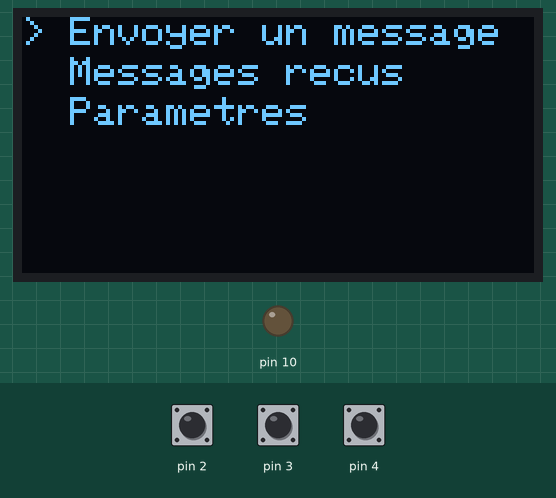
Simulated run of this program. Board: Arduino Nano, built with avr-gcc and run on an emulated ATmega328P. Parts: 128×64 one-colour display, output pins drawn as LEDs (lit = HIGH). Inputs (shaded band) come from the test bench; at power-on: pin 2 HIGH, pin 3 HIGH, pin 4 HIGH. No radio packets arrive unless stated.

Above: at 1.7 s.
1.8 s: pin 2 pulled LOW for 0.15 s
At 2.5 s:
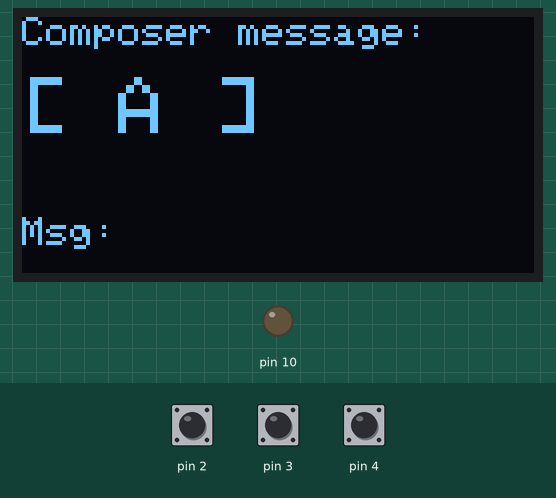
3.4 s: pin 3 pulled LOW for 0.15 s
At 4.3 s:
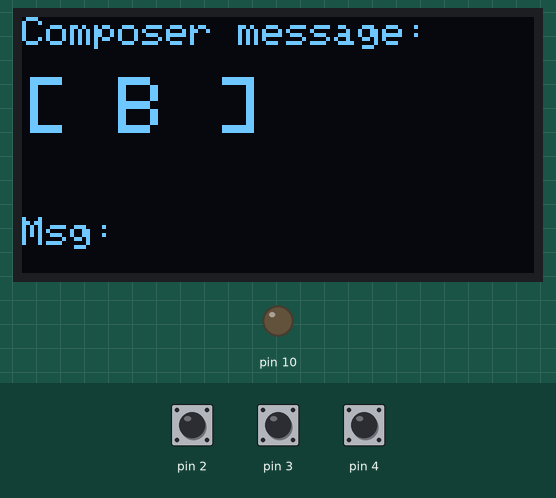
5.0 s: pin 3 pulled LOW for 1 s
At 5.8 s:
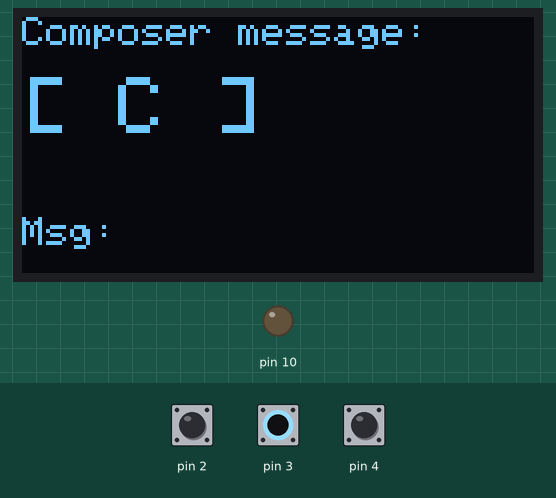
7.5 s: pin 2 pulled LOW for 1 s
10.0 s: pin 2 pulled LOW for 0.15 s
At 11.1 s:
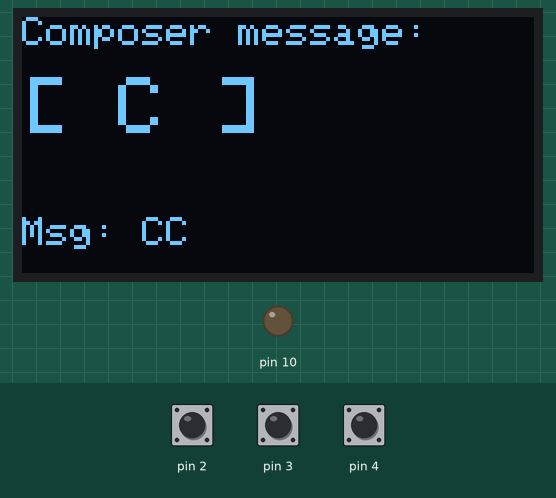
11.6 s: pin 3 pulsed LOW 5 times (0.12 s each, 0.3 s apart)
At 13.2 s:
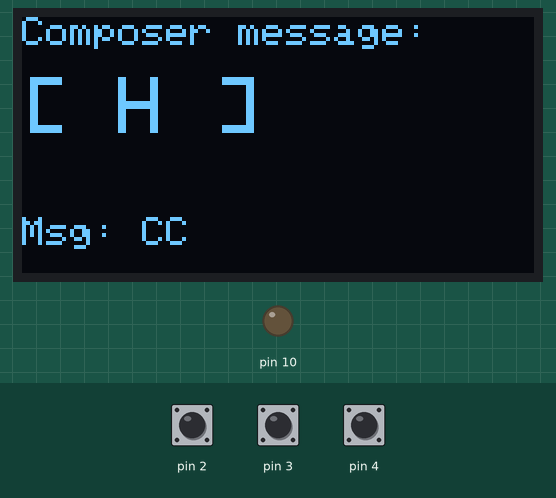
Timing chart, 0 to 14.7 s (numbered marks = the images above; inputs shaded):
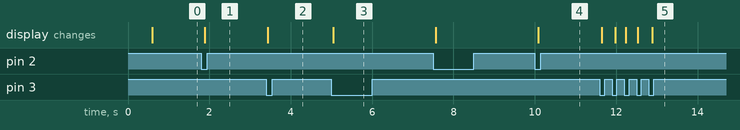

Measured:
- after the input at 1.8 s, the display: changes after 0.09 s (image 1)
- after the input at 3.4 s, the display: changes at once (image 2)
- after the input at 5.0 s, the display: changes after 0.05 s (image 3)
- after the input at 10.0 s, the display: changes after 0.09 s (image 4)
- after the input at 11.6 s, the display: first changes after 0.05 s (image 5 shows a later state)

The program:

main.cpp
```cpp
#include <Arduino.h>
#include <Wire.h>
#include <Adafruit_GFX.h>
#include <Adafruit_SSD1306.h>

#include "input/encoder.h"
#include "input/button.h"
#include "display/menu.h"
#include "radio/radio.h" // Ajout de l'include radio

// ... (Le reste des déclarations reste inchangé) ...

Adafruit_SSD1306 display(128, 64, &Wire, -1);

// ENCODEUR
#define ENC_A 3
#define ENC_B 4
#define ENC_BTN 2

enum State {
    STATE_MENU,
    STATE_COMPOSE,
    STATE_SENT
};

State currentState = STATE_MENU;

// TABLE DE CARACTÈRES
const char charset[] =
    "ABCDEFGHIJKLMNOPQRSTUVWXYZ0123456789!?.,- ";
const int charsetSize = sizeof(charset) - 1;

char messageBuffer[32] = {0};
int charIndex = 0;
int messageIndex = 0;

void setup() {
    Serial.begin(9600);

    // Désactiver buzzer
    pinMode(10, OUTPUT);
    digitalWrite(10, LOW);

    // 1. INITIALISATION CRITIQUE DE L'OLED
    Wire.begin();

    // RETRAIT DU BLOCAGE: Nous continuons même si la détection échoue au cas où ce serait une erreur de timing.
    bool oled_ok = display.begin(SSD1306_SWITCHCAPVCC, 0x3C);

    if (!oled_ok) {
        Serial.println("Erreur OLED (0x3C). Programme continue.");
    }

    display.clearDisplay();
    display.setTextSize(1);
    display.setCursor(0,0);
    display.println("BIPBIP V0.9");
    display.display();
    delay(500);

    // 2. INITIALISATION RADIO (Avant les autres I/O pour stabiliser D7/D8)
    radio_init();

    // 3. INITIALISATION DES ENTREES
    encoder_init(ENC_A, ENC_B);
    button_init(ENC_BTN);

    // 4. INITIALISATION UI
    menu_init();
}

void loop() {
    // ... (Le reste de la loop est inchangé) ...
    int delta = encoder_getDelta();
    bool clicked = button_wasPressed();

    switch (currentState) {

    case STATE_MENU:
        menu_update(delta, clicked);
        if (clicked) {
            int c = menu_getSelected();
            if (c == 0) {
                messageIndex = 0;
                messageBuffer[0] = '\0';
                charIndex = 0;
                currentState = STATE_COMPOSE;
            }
        }
        break;

    case STATE_COMPOSE:
        charIndex = (charIndex + delta + charsetSize) % charsetSize;

        display.clearDisplay();
        display.setCursor(0,0);
        display.println("Composer message:");

        display.setTextSize(2);
        display.setCursor(0, 15);
        display.print("[ ");
        display.print(charset[charIndex]);
        display.print(" ]");

        display.setTextSize(1);
        display.setCursor(0, 50);
        display.print("Msg: ");
        display.println(messageBuffer);

        display.display();

        if (clicked) {
            if (messageIndex < 31) {
                // Ajouter le caractère au buffer
                messageBuffer[messageIndex++] = charset[charIndex];
                messageBuffer[messageIndex] = '\0';
            } else {
                // Buffer plein: Envoyer le message
                radio_sendMessage(messageBuffer);
                currentState = STATE_SENT;
            }
        }
        break;

    case STATE_SENT:
        display.clearDisplay();
        display.setCursor(0,0);
        display.println("Message envoye !");
        display.println("");
        display.println("Cliquez pour retour");
        display.display();

        if (clicked)
            currentState = STATE_MENU;

        break;
    }
}
```

menu.cpp
```cpp
#include <Arduino.h>
#include <Adafruit_GFX.h>
#include <Adafruit_SSD1306.h>
#include "menu.h"

extern Adafruit_SSD1306 display;

static const char* menuItems[] = {
    "Envoyer un message",
    "Messages recus",
    "Parametres"
};

static const int menuSize = 3;
static int selected = 0;

void menu_init() {
    selected = 0;
}

void menu_update(int delta, bool validate) {

    if (delta != 0)
        selected = (selected + delta + menuSize) % menuSize;

    display.clearDisplay();
    display.setTextSize(1);

    for (int i = 0; i < menuSize; i++) {
        display.setCursor(0, i * 10);
        if (i == selected)
            display.print("> ");
        else
            display.print("  ");
        display.println(menuItems[i]);
    }

    display.display();
}

int menu_getSelected() {
    return selected;
}
```

menu.h
```cpp
#pragma once
void menu_init();
void menu_update(int delta, bool validate);
int menu_getSelected();
```

button.cpp
```cpp
#include <Arduino.h>
#include "button.h"

static int btnPin;
static bool lastState = HIGH;

void button_init(int pin) {
    btnPin = pin;
    pinMode(btnPin, INPUT_PULLUP);
}

bool button_wasPressed() {
    bool state = digitalRead(btnPin);

    if (state == LOW && lastState == HIGH) {
        lastState = state;
        return true;
    }

    lastState = state;
    return false;
}
```

button.h
```cpp
#pragma once
void button_init(int pin);
bool button_wasPressed();
```

encoder.cpp
```cpp
#include <Arduino.h>
#include "encoder.h"

static int pinA_, pinB_;
static int lastA;

void encoder_init(int pinA, int pinB) {
    pinA_ = pinA;
    pinB_ = pinB;

    pinMode(pinA_, INPUT_PULLUP);
    pinMode(pinB_, INPUT_PULLUP);

    lastA = digitalRead(pinA_);
}

int encoder_getDelta() {
    int A = digitalRead(pinA_);

    if (A != lastA) {
        lastA = A;
        if (A == LOW) {
            return (digitalRead(pinB_) == HIGH) ? +1 : -1;
        }
    }
    return 0;
}
```

encoder.h
```cpp
#pragma once
void encoder_init(int pinA, int pinB);
int encoder_getDelta();
```

radio.cpp
```cpp
#include <Arduino.h>
#include <SPI.h>
#include <RF24.h>
#include "radio.h"

#define PIN_CE 7
#define PIN_CSN 8

RF24 radio(PIN_CE, PIN_CSN);

const byte address[6] = "ABC01";

void radio_init() {
    radio.begin();
    radio.setPALevel(RF24_PA_LOW);
    radio.setDataRate(RF24_1MBPS);
    radio.openWritingPipe(address);
    radio.stopListening();
}

void radio_sendMessage(const char* msg) {
    radio.write(msg, strlen(msg) + 1);
    Serial.print("Radio envoye : ");
    Serial.println(msg);
}
```

radio.h
```cpp
#pragma once
void radio_init();
void radio_sendMessage(const char* msg);
```
